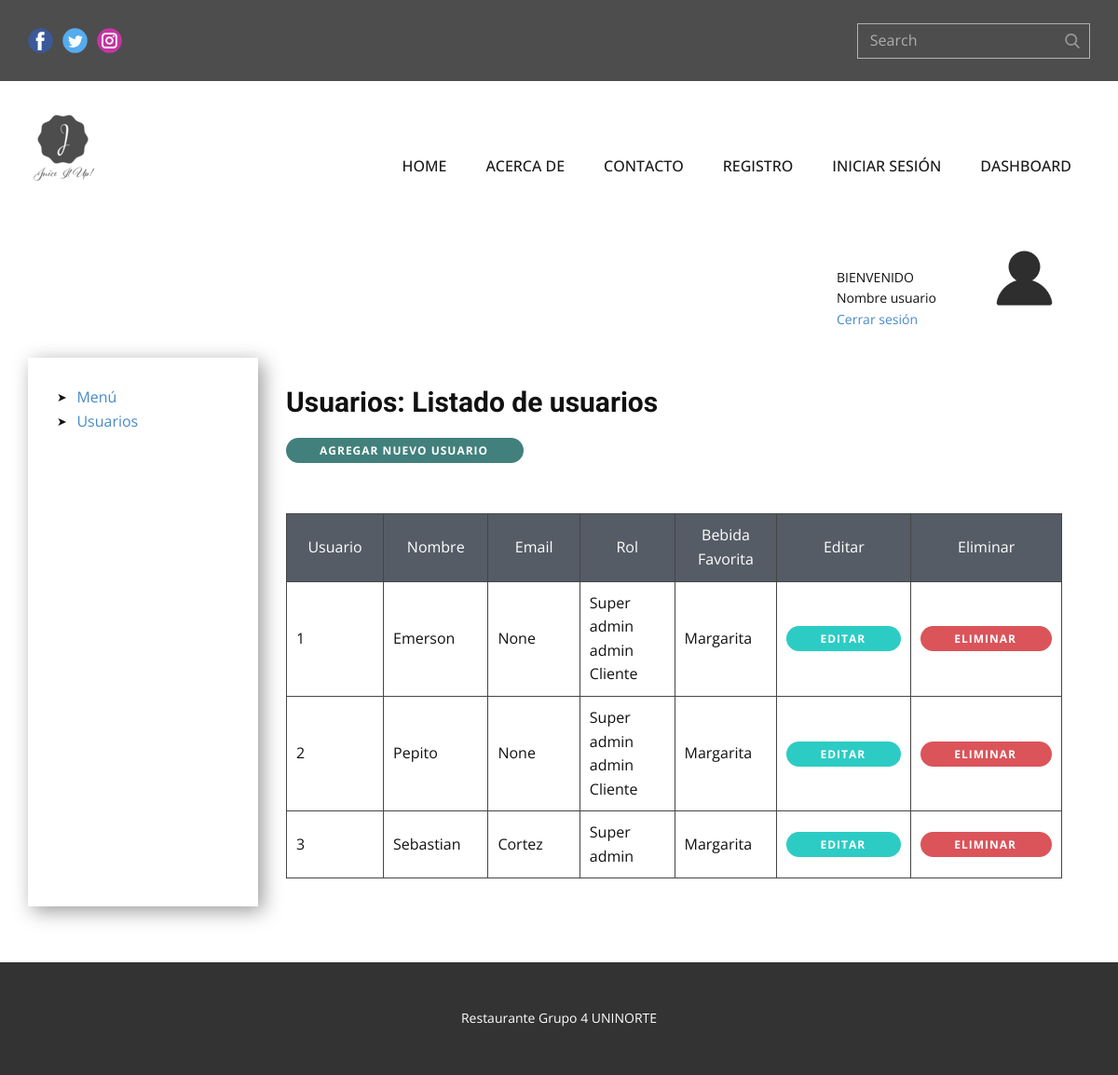
The page /usuarios on the database its author committed.
### tables this page shows
CREATE TABLE usuarios (id INTEGER PRIMARY KEY AUTOINCREMENT NOT NULL, nombre VARCHAR (100) NOT NULL, apellido VARCHAR, email VARCHAR NOT NULL, telefono VARCHAR NOT NULL, direccion VARCHAR NOT NULL, password VARCHAR NOT NULL, superAdmin BOOLEAN DEFAULT (False), admin BOOLEAN DEFAULT (False), usuarioFinal BOOLEAN DEFAULT (True), estado BOOLEAN DEFAULT (True), created_by DATE, updated_by DATE);

### app.py (the view)
@app.route('/usuarios', methods=["GET", "POST"])
def getUsuarios():
    if request.method == 'GET':
        usuario_list = usuario_controller.get_usuarios()
        return render_template('usuarios_list.html', usuario_list=usuario_list)

### db.py (called while the page is built)
def sqlconnection():
    conn = sqlite3.connect(database)
    return conn

### usuario_controller.py (called while the page is built)
def get_usuarios():
    db = sqlconnection()
    cursor = db.cursor()
    statement = "SELECT * FROM usuarios;"
    cursor.execute(statement)
    return cursor

### templates/usuarios_list.html (shortened to what this page needs)
{% extends "index.html" %}
{% block style %}
    <link rel="stylesheet" href="../static/style/usuarios_list.css" media="screen">
{% endblock style %}
{% block content %}
    <section class="u-clearfix u-section-1" id="sec-fe1f">
      <div class="u-align-left u-clearfix u-sheet u-valign-top u-sheet-1">
        <div class="u-clearfix u-expanded-width u-layout-wrap u-layout-wrap-1">
          <div class="u-layout">
            <div class="u-layout-col">
              <div class="u-size-30">
                <div class="u-layout-col">
                  <div class="u-container-style u-layout-cell u-size-60 u-layout-cell-1">
                    <div class="u-container-layout u-valign-top u-container-layout-1">
                      <div class="u-image u-image-circle u-preserve-proportions u-image-1" alt="" data-image-width="512" data-image-height="512"></div>
                      <p class="u-small-text u-text u-text-variant u-text-1">BIENVENIDO</p>
                      <p class="u-small-text u-text u-text-variant u-text-2">Nombre usuario</p>
                      <p class="u-small-text u-text u-text-variant u-text-2"><a href="{{ url_for('index') }}">Cerrar sesión</a></p>
                    </div>
                  </div>
                </div>
              </div>
              <div class="u-size-30">
                <div class="u-layout-row">
                  <div class="u-container-style u-layout-cell u-size-13 u-layout-cell-2">
                    <div class="u-container-layout u-container-layout-2">
                      <ul class="u-custom-list u-text u-text-default u-text-3">
                        <li>
                          <div class="u-list-icon">
                            <div xmlns="http://www.w3.org/2000/svg" xmlns:xlink="http://www.w3.org/1999/xlink" version="1.1" xml:space="preserve" class="u-svg-content">➤</div>
                          </div>
                          <a href="{{ url_for('getBebidas') }}"> Menú</a>
                        </li>
                        <li>
                          <div class="u-list-icon">
                            <div xmlns="http://www.w3.org/2000/svg" xmlns:xlink="http://www.w3.org/1999/xlink" version="1.1" xml:space="preserve" class="u-svg-content">➤</div>
                          </div>
                          <a href="{{ url_for('getUsuarios') }}"> Usuarios</a>
                        </li>
                      </ul>
                    </div>
                  </div>
                  <div class="u-container-style u-layout-cell u-size-47 u-layout-cell-3">
                    <div class="u-container-layout u-valign-top u-container-layout-3">
                      <h3 class="u-text u-text-default u-text-4">Usuarios: Listado de usuarios</h3>
                      <a class="u-border-none u-btn u-btn-round u-button-style u-hover-palette-1-dark-1 u-palette-4-dark-2 u-radius-24 u-btn-1" href="{{ url_for('register') }}">Agregar nuevo usuario</a>
                      <div class="u-expanded-width u-table u-table-responsive u-table-1">
                        <table class="u-table-entity">
                          <colgroup>
                            <col width="16.6%">
                            <col width="16.6%">
                            <col width="16.6%">
                            <col width="17%">
                            <col width="15.9%">
                            <col width="17.3%">
                          </colgroup>
                          <thead class="u-align-center u-palette-5-dark-2 u-table-header u-table-header-1">
                            <tr style="height: 27px;">
                              <th class="u-border-1 u-border-grey-dark-1 u-table-cell">Usuario</th>
                              <th class="u-border-1 u-border-grey-dark-1 u-table-cell">Nombre</th>
                              <th class="u-border-1 u-border-grey-dark-1 u-table-cell">Email</th>
                              <th class="u-border-1 u-border-grey-dark-1 u-table-cell">Rol</th>
                              <th class="u-border-1 u-border-grey-dark-1 u-table-cell">Bebida Favorita</th>
                              <th class="u-border-1 u-border-grey-dark-1 u-table-cell">Editar</th>
                              <th class="u-border-1 u-border-grey-dark-1 u-table-cell">Eliminar</th>
                            </tr>
                          </thead>
                          <tbody class="u-table-body">
                            {% for user in usuario_list %}
                            <tr style="height: 46px;">
                              <td class="u-border-1 u-border-grey-dark-1 u-table-cell">{{ user[0] }} </td>
                              <td class="u-border-1 u-border-grey-dark-1 u-table-cell">{{ user[1] }}</td>
                              <td class="u-border-1 u-border-grey-dark-1 u-table-cell">{{ user[2] }}</td>
                              <td class="u-border-1 u-border-grey-dark-1 u-table-cell">
                                {% if user[6] %}
                                Super admin
                                {% endif %}
                                {% if user[7] %}
                                admin
                                {% endif %}
                                {% if user[8] %}
                                Cliente
                                {% endif %}
                              </td>
                              <td class="u-border-1 u-border-grey-dark-1 u-table-cell">Margarita</td>
                              <td class="u-border-1 u-border-grey-dark-1 u-table-cell">
                                <a class="u-border-none u-btn u-btn-round u-button-style u-hover-palette-1-dark-1 u-palette-4-dark-1 u-radius-24 u-btn-1" href="{{ url_for('update_user') }}">Editar</a>
                              </td>
                              <td class="u-border-1 u-border-grey-dark-1 u-table-cell">
                                <a class="u-border-none u-btn u-btn-round u-button-style u-hover-palette-1-dark-1 u-palette-2-base u-radius-20 u-btn-1" href="#">Eliminar</a>
                              </td>
                            </tr>
                            {% endfor %}
                          </tbody>
                        </table>
                      </div>
                    </div>
                  </div>
                </div>
              </div>
            </div>
          </div>
        </div>
      </div>
    </section>
{% endblock content %}

### templates/index.html (shortened to what this page needs)
<!DOCTYPE html>
<html style="font-size: 16px;">
  <head>
    <link rel="stylesheet" href="../static/style/nicepage.css" media="screen">
    {% block style %}{% endblock style %}
  </head>
  <body data-home-page="index.html" data-home-page-title="index" class="u-body">
    {% block header %}
    <header class="u-align-left u-clearfix u-header u-section-row-container" id="sec-965c"><div class="u-section-rows">
        <div class="u-grey-70 u-section-row u-section-row-1" id="sec-46aa">
          <div class="u-clearfix u-sheet u-sheet-1">
            <div class="u-social-icons u-spacing-10 u-social-icons-1">
              <a class="u-social-url" title="facebook" target="_blank" href=""><span class="u-icon u-social-facebook u-social-icon u-icon-1"><svg class="u-svg-link" preserveAspectRatio="xMidYMin slice" viewBox="0 0 112 112"><use xmlns:xlink="http://www.w3.org/1999/xlink" xlink:href="#svg-dfe3"></use></svg></span>
              </a>
              <a class="u-social-url" title="twitter" target="_blank" href=""><span class="u-icon u-social-icon u-social-twitter u-icon-2"><svg class="u-svg-link" preserveAspectRatio="xMidYMin slice" viewBox="0 0 112 112"><use xmlns:xlink="http://www.w3.org/1999/xlink" xlink:href="#svg-1291"></use></svg></span>
              </a>
              <a class="u-social-url" title="instagram" target="_blank" href=""><span class="u-icon u-social-icon u-social-instagram u-icon-3"><svg class="u-svg-link" preserveAspectRatio="xMidYMin slice" viewBox="0 0 112 112"><use xmlns:xlink="http://www.w3.org/1999/xlink" xlink:href="#svg-23ed"></use></svg></span>
              </a>
            </div>
            <form action="#" method="get" class="u-border-1 u-border-grey-30 u-expanded-width-xs u-search u-search-right u-search-1">
              <button class="u-search-button" type="submit">
                <span class="u-search-icon u-spacing-10 u-text-grey-40">
                  <svg class="u-svg-link" preserveAspectRatio="xMidYMin slice" viewBox="0 0 56.966 56.966"><use xmlns:xlink="http://www.w3.org/1999/xlink" xlink:href="#svg-9dab"></use></svg>
                </span>
              </button>
              <input class="u-search-input" type="search" name="search" value="" placeholder="Search">
            </form>
          </div>
        </div>
        <div class="u-section-row u-section-row-2" id="sec-37e8">
          <div class="u-clearfix u-sheet u-valign-middle u-sheet-2">
            <a href="{{ url_for('index') }}" class="u-image u-logo u-image-1" data-image-width="80" data-image-height="40">
              <img src="../static/images/default-logo.png" class="u-logo-image u-logo-image-1" data-image-width="80">
            </a>
            <nav data-position="" class="u-menu u-menu-dropdown u-offcanvas u-menu-1">
              <div class="u-custom-menu u-nav-container">
                <ul class="u-nav u-spacing-2 u-unstyled u-nav-1"><li class="u-nav-item"><a class="u-active-palette-1-base u-border-active-palette-1-base u-border-hover-palette-1-light-1 u-button-style u-hover-palette-1-light-1 u-nav-link u-text-active-white u-text-grey-90 u-text-hover-white" href="{{ url_for('index') }}" style="padding: 10px 20px;">Home</a>
</li><li class="u-nav-item"><a class="u-active-palette-1-base u-border-active-palette-1-base u-border-hover-palette-1-light-1 u-button-style u-hover-palette-1-light-1 u-nav-link u-text-active-white u-text-grey-90 u-text-hover-white" href="{{ url_for('about') }}" style="padding: 10px 20px;">Acerca de</a>
</li><li class="u-nav-item"><a class="u-active-palette-1-base u-border-active-palette-1-base u-border-hover-palette-1-light-1 u-button-style u-hover-palette-1-light-1 u-nav-link u-text-active-white u-text-grey-90 u-text-hover-white" href="{{ url_for('contacto') }}" style="padding: 10px 20px;">contacto</a>
</li><li class="u-nav-item"><a class="u-active-palette-1-base u-border-active-palette-1-base u-border-hover-palette-1-light-1 u-button-style u-hover-palette-1-light-1 u-nav-link u-text-active-white u-text-grey-90 u-text-hover-white" href="{{ url_for('register') }}" style="padding: 10px 20px;">registro</a>
</li><li class="u-nav-item"><a class="u-active-palette-1-base u-border-active-palette-1-base u-border-hover-palette-1-light-1 u-button-style u-hover-palette-1-light-1 u-nav-link u-text-active-white u-text-grey-90 u-text-hover-white" href="{{ url_for('login') }}" style="padding: 10px 20px;">Iniciar sesión</a>
</li><li class="u-nav-item"><a class="u-active-palette-1-base u-border-active-palette-1-base u-border-hover-palette-1-light-1 u-button-style u-hover-palette-1-light-1 u-nav-link u-text-active-white u-text-grey-90 u-text-hover-white" href="{{ url_for('getBebidas') }}" style="padding: 10px 20px;">Dashboard</a>
</li></ul>
              </div>
            </nav>
          </div>
        </div>
      </div>
    </header>
{% endblock header %}
{% block content %}{% endblock content %}
    <footer class="u-align-center u-clearfix u-footer u-grey-80 u-footer" id="sec-ed0d"><div class="u-clearfix u-sheet u-sheet-1">
        <p class="u-small-text u-text u-text-variant u-text-1">Restaurante Grupo 4 UNINORTE</p>
      </div></footer>
  </body>
</html>

### static/style/usuarios_list.css (style rules this page uses)
.u-section-1 .u-sheet-1 { min-height: 649px; }
.u-section-1 .u-layout-wrap-1 { margin-top: 0; margin-bottom: 60px; }
.u-section-1 .u-layout-cell-1 { min-height: 130px; }
.u-section-1 .u-container-layout-1 { padding: 30px; }
.u-section-1 .u-image-1 { width: 81px; height: 81px; background-image: url("../images/avatar.png"); background-position: 50% 50%; margin: 0 0 0 auto; }
.u-section-1 .u-text-1 { margin: -52px 133px 0 838px; }
.u-section-1 .u-text-2 { margin: 0 133px 0 838px; }
.u-section-1 .u-layout-cell-2 { min-height: 200px; }
.u-section-1 .u-container-layout-2 { box-shadow: 5px 5px 20px 0 rgba(0,0,0,0.4); padding: 30px; }
.u-section-1 .u-text-3 { margin-bottom: 0; margin-top: 0; }
.u-section-1 .u-layout-cell-3 { min-height: 286px; }
.u-section-1 .u-container-layout-3 { padding: 30px; }
.u-section-1 .u-text-4 { font-weight: 700; margin: 0 auto 0 0; }
.u-section-1 .u-table-1 { margin-bottom: 0; margin-top: 34px; }
.u-section-1 .u-table-header-1 { background-image: none; }
.u-section-1 .u-btn-1 { border-style: none; font-weight: 700; text-transform: uppercase; letter-spacing: 1px; background-image: none; font-size: 0.75rem; padding: 4px 38px 4px 36px; }

### rows shown on the page
usuarios: id "1", nombre "Emerson", user "None", password "Super admin", superAdmin "admin", admin "Cliente"
usuarios: id "2", nombre "Pepito", user "None", password "Super admin", superAdmin "admin", admin "Cliente"
usuarios: id "3", nombre "Sebastian", apellido "Cortez", password "Super admin"
